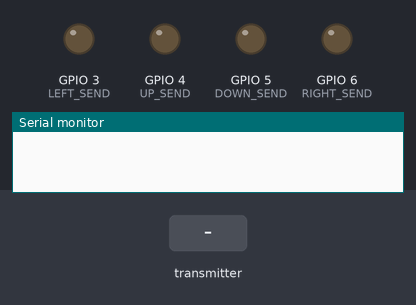
This sketch was run on a simulated ESP32-S3. On the bench: output pins drawn as LEDs (lit = HIGH), the last lines printed to the serial monitor. The test bench sets the inputs (shaded band).

Above: at 1.2 s.
1.3 s: the transmitter starts sending left = 1
At 1.7 s:
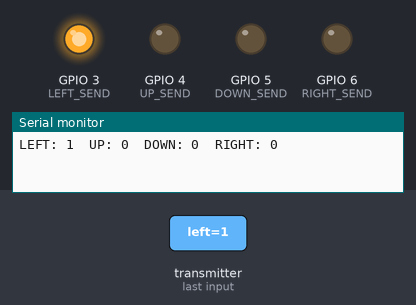
2.8 s: the transmitter starts sending right = 1
At 4.0 s:
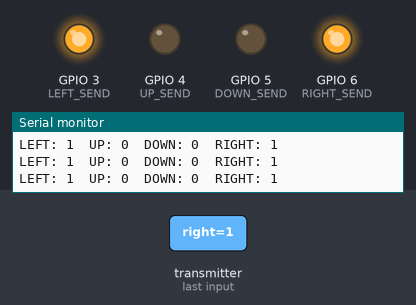
4.3 s: the transmitter starts sending up = 1
At 5.2 s:
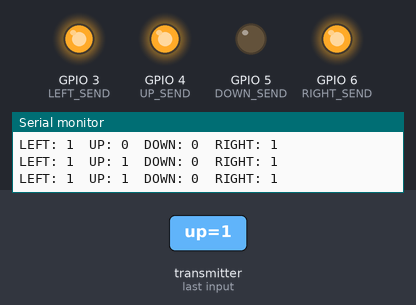
5.8 s: the transmitter starts sending down = 1
At 6.3 s:
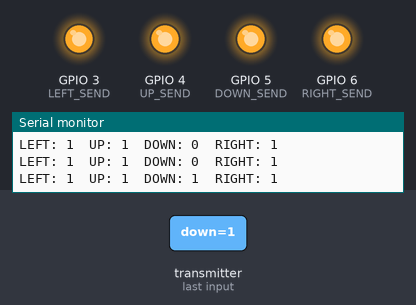
7.3 s: the transmitter starts sending left = 0
At 8.5 s:
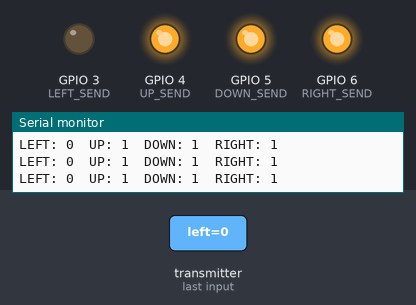
8.8 s: the transmitter starts sending right = 0
At 9.8 s:
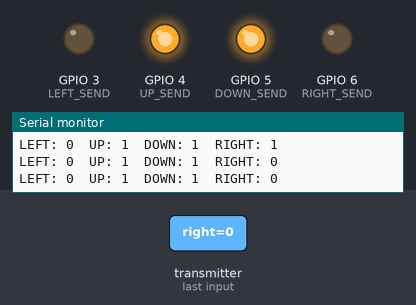
Timing chart, 0 to 11.3 s (numbered marks = the images above; inputs shaded):
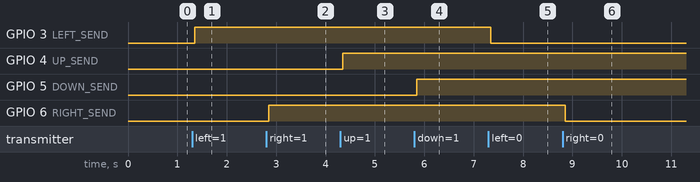

The sketch:

Receiver.ino
```cpp
#include <esp_now.h>
#include <WiFi.h>

//Pinos por definir
#define LEFT_SEND 3
#define UP_SEND 4
#define DOWN_SEND 5
#define RIGHT_SEND 6

struct PadState {
  bool left;
  bool right;
  bool up;
  bool down;
};

PadState pads;

void onReceive(const esp_now_recv_info_t *info, const uint8_t *data, int len) {
  memcpy(&pads, data, sizeof(pads));

  if(pads.left){
    digitalWrite(LEFT_SEND, HIGH);
  }
  else{
    digitalWrite(LEFT_SEND, LOW);
  }

  if(pads.right){
    digitalWrite(RIGHT_SEND, HIGH);
  }
  else{
    digitalWrite(RIGHT_SEND, LOW);
  }

  if(pads.up){
    digitalWrite(UP_SEND, HIGH);
  }
  else{
    digitalWrite(UP_SEND, LOW);
  }

  if(pads.down){
    digitalWrite(DOWN_SEND, HIGH);
  }
  else{
    digitalWrite(DOWN_SEND, LOW);
  }

  Serial.print("LEFT: ");Serial.print(pads.left);Serial.print("  UP: ");Serial.print(pads.up); Serial.print("  DOWN: ");Serial.print(pads.down); Serial.print("  RIGHT: ");Serial.println(pads.right);

  //delay(1); //Para dar algum tempo de leitura (a leitra será feita entre frames no main_controller) (talvez tenha que muda pra 2)
}

void setup() {
  Serial.begin(115200);

  pinMode(LEFT_SEND, OUTPUT);
  pinMode(RIGHT_SEND, OUTPUT);
  pinMode(UP_SEND, OUTPUT);
  pinMode(DOWN_SEND, OUTPUT);

  WiFi.mode(WIFI_STA);
  esp_now_init();
  esp_now_register_recv_cb(onReceive);
}

void loop() {}
```

Measured:
- after the input at 1.3 s, GPIO 3 (LEFT_SEND): LOW → HIGH after 0.05 s
- after the input at 2.8 s, GPIO 6 (RIGHT_SEND): LOW → HIGH after 0.05 s
- after the input at 4.3 s, GPIO 4 (UP_SEND): LOW → HIGH after 0.05 s
- after the input at 5.8 s, GPIO 5 (DOWN_SEND): LOW → HIGH after 0.05 s
- after the input at 7.3 s, GPIO 3 (LEFT_SEND): HIGH → LOW after 0.05 s
- after the input at 8.8 s, GPIO 6 (RIGHT_SEND): HIGH → LOW after 0.05 s
